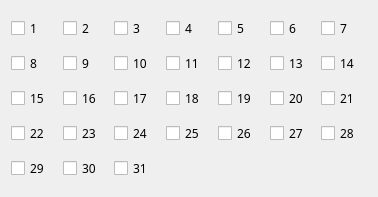
                         <widget class="QWidget" name="scrollAreaWidgetContents_16">
                          <property name="geometry">
                           <rect>
                            <x>0</x>
                            <y>0</y>
                            <width>378</width>
                            <height>197</height>
                           </rect>
                          </property>
                          <layout class="QGridLayout" name="gridLayout_16">
                           <item row="4" column="5">
                            <widget class="QCheckBox" name="day27">
                             <property name="font">
                              <font>
                               <family>Swis721 BlkEx BT</family>
                              </font>
                             </property>
                             <property name="text">
                              <string>27</string>
                             </property>
                            </widget>
                           </item>
                           <item row="4" column="6">
                            <widget class="QCheckBox" name="day28">
                             <property name="font">
                              <font>
                               <family>Swis721 BlkEx BT</family>
                              </font>
                             </property>
                             <property name="text">
                              <string>28</string>
                             </property>
                            </widget>
                           </item>
                           <item row="0" column="0">
                            <widget class="QCheckBox" name="day1">
                             <property name="font">
                              <font>
                               <family>Swis721 BlkEx BT</family>
                              </font>
                             </property>
                             <property name="text">
                              <string>1</string>
                             </property>
                            </widget>
                           </item>
                           <item row="0" column="1">
                            <widget class="QCheckBox" name="day1_2">
                             <property name="font">
                              <font>
                               <family>Swis721 BlkEx BT</family>
                              </font>
                             </property>
                             <property name="text">
                              <string>2</string>
                             </property>
                            </widget>
                           </item>
                           <item row="2" column="2">
                            <widget class="QCheckBox" name="day10">
                             <property name="font">
                              <font>
                               <family>Swis721 BlkEx BT</family>
                              </font>
                             </property>
                             <property name="text">
                              <string>10</string>
                             </property>
                            </widget>
                           </item>
                           <item row="2" column="1">
                            <widget class="QCheckBox" name="day9">
                             <property name="font">
                              <font>
                               <family>Swis721 BlkEx BT</family>
                              </font>
                             </property>
                             <property name="text">
                              <string>9</string>
                             </property>
                            </widget>
                           </item>
                           <item row="0" column="5">
                            <widget class="QCheckBox" name="day6">
                             <property name="font">
                              <font>
                               <family>Swis721 BlkEx BT</family>
                              </font>
                             </property>
                             <property name="text">
                              <string>6</string>
                             </property>
                            </widget>
                           </item>
                           <item row="0" column="2">
                            <widget class="QCheckBox" name="day3">
                             <property name="font">
                              <font>
                               <family>Swis721 BlkEx BT</family>
                              </font>
                             </property>
                             <property name="text">
                              <string>3</string>
                             </property>
                            </widget>
                           </item>
                           <item row="0" column="3">
                            <widget class="QCheckBox" name="day4">
                             <property name="font">
                              <font>
                               <family>Swis721 BlkEx BT</family>
                              </font>
                             </property>
                             <property name="text">
                              <string>4</string>
                             </property>
                            </widget>
                           </item>
                           <item row="0" column="4">
                            <widget class="QCheckBox" name="day5">
                             <property name="font">
                              <font>
                               <family>Swis721 BlkEx BT</family>
                              </font>
                             </property>
                             <property name="text">
                              <string>5</string>
                             </property>
                            </widget>
                           </item>
                           <item row="3" column="1">
                            <widget class="QCheckBox" name="day16">
                             <property name="font">
                              <font>
                               <family>Swis721 BlkEx BT</family>
                              </font>
                             </property>
                             <property name="text">
                              <string>16</string>
                             </property>
                            </widget>
                           </item>
                           <item row="3" column="3">
                            <widget class="QCheckBox" name="day18">
                             <property name="font">
                              <font>
                               <family>Swis721 BlkEx BT</family>
                              </font>
                             </property>
                             <property name="text">
                              <string>18</string>
                             </property>
                            </widget>
                           </item>
                           <item row="3" column="2">
                            <widget class="QCheckBox" name="day17">
                             <property name="font">
                              <font>
                               <family>Swis721 BlkEx BT</family>
                              </font>
                             </property>
                             <property name="text">
                              <string>17</string>
                             </property>
                            </widget>
                           </item>
                           <item row="3" column="5">
                            <widget class="QCheckBox" name="day20">
                             <property name="font">
                              <font>
                               <family>Swis721 BlkEx BT</family>
                              </font>
                             </property>
                             <property name="text">
                              <string>20</string>
                             </property>
                            </widget>
                           </item>
                           <item row="3" column="4">
                            <widget class="QCheckBox" name="day19">
                             <property name="font">
                              <font>
                               <family>Swis721 BlkEx BT</family>
                              </font>
                             </property>
                             <property name="text">
                              <string>19</string>
                             </property>
                            </widget>
                           </item>
                           <item row="4" column="0">
                            <widget class="QCheckBox" name="day22">
                             <property name="font">
                              <font>
                               <family>Swis721 BlkEx BT</family>
                              </font>
                             </property>
                             <property name="text">
                              <string>22</string>
                             </property>
                            </widget>
                           </item>
                           <item row="3" column="6">
                            <widget class="QCheckBox" name="day21">
                             <property name="font">
                              <font>
                               <family>Swis721 BlkEx BT</family>
                              </font>
                             </property>
                             <property name="text">
                              <string>21</string>
                             </property>
                            </widget>
                           </item>
                           <item row="4" column="2">
                            <widget class="QCheckBox" name="day24">
                             <property name="font">
                              <font>
                               <family>Swis721 BlkEx BT</family>
                              </font>
                             </property>
                             <property name="text">
                              <string>24</string>
                             </property>
                            </widget>
                           </item>
                           <item row="4" column="3">
                            <widget class="QCheckBox" name="day25">
                             <property name="font">
                              <font>
                               <family>Swis721 BlkEx BT</family>
                              </font>
                             </property>
                             <property name="text">
                              <string>25</string>
                             </property>
                            </widget>
                           </item>
                           <item row="4" column="4">
                            <widget class="QCheckBox" name="day26">
                             <property name="font">
                              <font>
                               <family>Swis721 BlkEx BT</family>
                              </font>
                             </property>
                             <property name="text">
                              <string>26</string>
                             </property>
                            </widget>
                           </item>
                           <item row="0" column="6">
                            <widget class="QCheckBox" name="day7">
                             <property name="font">
                              <font>
                               <family>Swis721 BlkEx BT</family>
                              </font>
                             </property>
                             <property name="text">
                              <string>7</string>
                             </property>
                            </widget>
                           </item>
                           <item row="2" column="6">
                            <widget class="QCheckBox" name="day14">
                             <property name="font">
                              <font>
                               <family>Swis721 BlkEx BT</family>
                              </font>
                             </property>
                             <property name="text">
                              <string>14</string>
                             </property>
                            </widget>
                           </item>
                           <item row="2" column="0">
                            <widget class="QCheckBox" name="day8">
                             <property name="font">
                              <font>
                               <family>Swis721 BlkEx BT</family>
                              </font>
                             </property>
                             <property name="text">
                              <string>8</string>
                             </property>
                            </widget>
                           </item>
                           <item row="2" column="3">
                            <widget class="QCheckBox" name="day11">
                             <property name="font">
                              <font>
                               <family>Swis721 BlkEx BT</family>
                              </font>
                             </property>
                             <property name="text">
                              <string>11</string>
                             </property>
                            </widget>
                           </item>
                           <item row="2" column="4">
                            <widget class="QCheckBox" name="day12">
                             <property name="font">
                              <font>
                               <family>Swis721 BlkEx BT</family>
                              </font>
                             </property>
                             <property name="text">
                              <string>12</string>
                             </property>
                            </widget>
                           </item>
                           <item row="3" column="0">
                            <widget class="QCheckBox" name="day15">
                             <property name="font">
                              <font>
                               <family>Swis721 BlkEx BT</family>
                              </font>
                             </property>
                             <property name="text">
                              <string>15</string>
                             </property>
                            </widget>
                           </item>
                           <item row="2" column="5">
                            <widget class="QCheckBox" name="day13">
                             <property name="font">
                              <font>
                               <family>Swis721 BlkEx BT</family>
                              </font>
                             </property>
                             <property name="text">
                              <string>13</string>
                             </property>
                            </widget>
                           </item>
                           <item row="4" column="1">
                            <widget class="QCheckBox" name="day23">
                             <property name="font">
                              <font>
                               <family>Swis721 BlkEx BT</family>
                              </font>
                             </property>
                             <property name="text">
                              <string>23</string>
                             </property>
                            </widget>
                           </item>
                           <item row="5" column="0">
                            <widget class="QCheckBox" name="day29">
                             <property name="font">
                              <font>
                               <family>Swis721 BlkEx BT</family>
                              </font>
                             </property>
                             <property name="text">
                              <string>29</string>
                             </property>
                            </widget>
                           </item>
                           <item row="5" column="1">
                            <widget class="QCheckBox" name="day30">
                             <property name="font">
                              <font>
                               <family>Swis721 BlkEx BT</family>
                              </font>
                             </property>
                             <property name="text">
                              <string>30</string>
                             </property>
                            </widget>
                           </item>
                           <item row="5" column="2">
                            <widget class="QCheckBox" name="day31">
                             <property name="font">
                              <font>
                               <family>Swis721 BlkEx BT</family>
                              </font>
                             </property>
                             <property name="text">
                              <string>31</string>
                             </property>
                            </widget>
                           </item>
                          </layout>
                         </widget>
